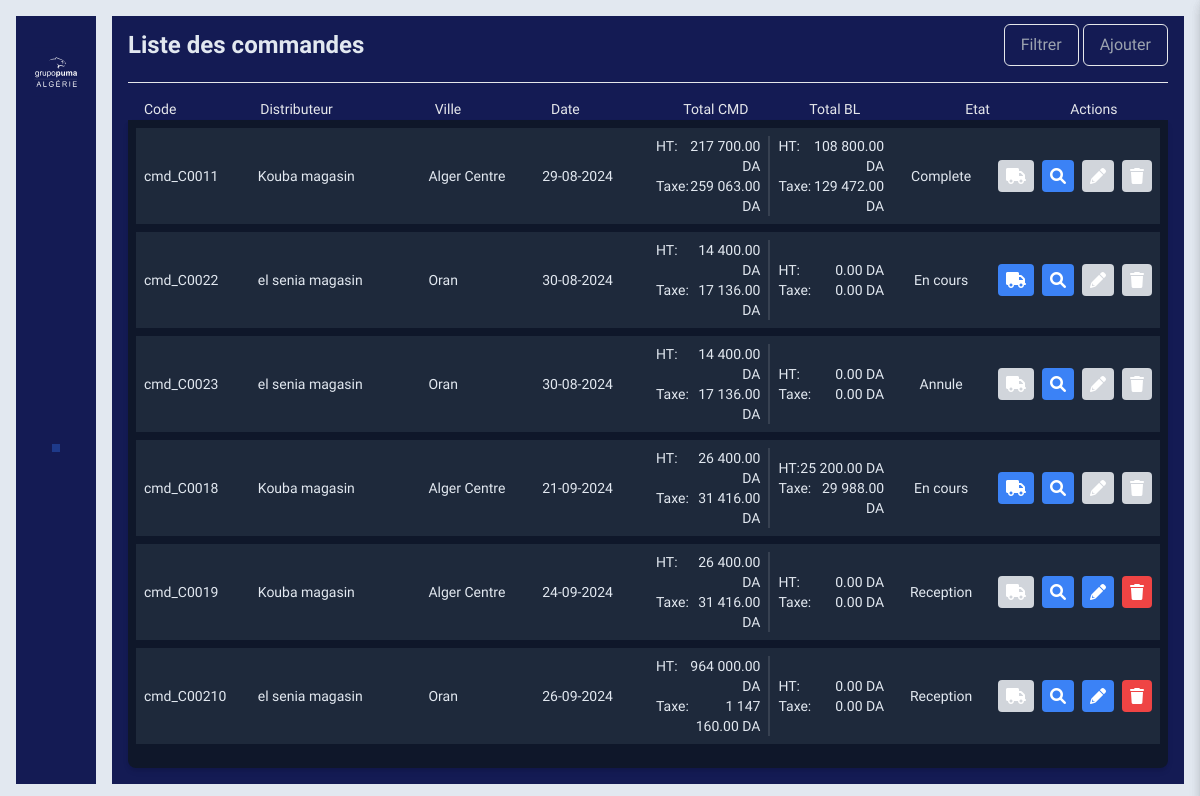
Screenshot of /commande/ (signed in) with the database file from the repository.
### Distributeur/models.py (models this page shows, shortened)
class Distributeur(models.Model):
    id = models.AutoField(primary_key=True)
    user = models.ForeignKey(CustomUser, on_delete=models.CASCADE)
    code = models.CharField(max_length=100, default='0000000', blank=True, null=True)
    designation = models.CharField(max_length=100, blank=True, null=True)
    ville = models.ForeignKey(Ville, on_delete=models.CASCADE, blank=True, null=True)
    adresse = models.CharField(max_length=255, blank=True, null=True)
    nif = models.CharField(max_length=20, blank=True, null=True)
    nis = models.CharField(max_length=20, blank=True, null=True)
    art = models.CharField(max_length=20, blank=True, null=True)
    rc = models.CharField(max_length=20, blank=True, null=True)
    plafonnement = models.FloatField(default=1000000, blank=True, null=True)
    bloquer = models.BooleanField(default=False)
    echeance_jour = models.IntegerField(default=0, blank=True, null=True)
    ristourn_a = models.FloatField(default=0)
    ristourn_na = models.FloatField(default=0)
    objectif_a = models.FloatField(default=0)
    objectif_m = models.FloatField(default=0)

### Commande/views.py (the view)
# urls.py: path('', CommandeView, name='commande'),
@login_required
def CommandeView(request):
    listmodules  = list(
        set(request.user.user_permissions.values_list('content_type_id', flat=True))
    )
    listeauth = list(
        set(
            Permission.objects.filter(Q(user=request.user, content_type = 15)|
                                      Q(user=request.user, content_type = 17)).values_list('id', flat=True)
        )
    )
    liste_type = TypeProduit.objects.all()
    liste_couleur = Couleur.objects.all()
    liste_mesure = Mesure.objects.all()
    liste_distributeur = Distributeur.objects.all()
    lise_prod = []
    if(request.user.type == "Disributeur"):
        dist = Distributeur.objects.get(user=request.user)
        liste_distributeur = [Distributeur.objects.get(user=request.user)]
        query = """SELECT id, code, distributeur, ville, date_ajout, total, etat, total_blivraison, taxedtotal, taxedtotal_blivraison FROM cmdlist WHERE distributeur_id = """+ str(dist.id)
        params = []  # This will hold the parameters for the SQL query
        filters = []  # This will hold the filter conditions
        code = request.GET.get('code')
        date_ajout_min = request.GET.get('date_ajout_min')
        date_ajout_max = request.GET.get('date_ajout_max')
        etat = request.GET.get('etat')
        if code:
            filters.append("code = %s")
            params.append(code)
        if date_ajout_min:
            filters.append("date_ajout >= %s")
            params.append(date_ajout_min)
        if date_ajout_max:
            filters.append("date_ajout <= %s")
            params.append(date_ajout_max)
        if etat:
            filters.append("etat = %s")
            params.append(etat)
        if filters:
            query += " AND " + " AND ".join(filters)
        with connection.cursor() as cursor:
            cursor.execute(query, params)
            rows = cursor.fetchall()
            for row in rows:
                lise_prod.append({
                    "id": row[0],
                    "code": row[1],
                    "distributeur": row[2],
                    "ville": row[3],
                    "date_ajout": row[4],
                    "total": row[5],
                    "etat": row[6],
                    "total_blivraison": row[7],
                    "taxedtotal": row[8],
                    "taxedtotal_blivraison": row[9],
                })
        return render(request, "Dist/Commande.html", {
            'liste_type': liste_type,
            'liste_couleur': liste_couleur,
            'liste_mesure': liste_mesure,
            'liste_distributeur': liste_distributeur,
            'liste_cmd': lise_prod,
            'listeauth': listeauth
        })
    else:
        query = """SELECT id, code, distributeur, ville, date_ajout, total, etat, total_blivraison, taxedtotal, taxedtotal_blivraison FROM cmdlist WHERE 1=1"""
        params = []  # This will hold the parameters for the SQL query
        filters = []  # This will hold the filter conditions
        code = request.GET.get('code')
        date_ajout_min = request.GET.get('date_ajout_min')
        date_ajout_max = request.GET.get('date_ajout_max')
        etat = request.GET.get('etat')
        if code:
            filters.append("code = %s")
            params.append(code)
        if date_ajout_min:
            filters.append("date_ajout >= %s")
            params.append(date_ajout_min)
        if date_ajout_max:
            filters.append("date_ajout <= %s")
            params.append(date_ajout_max)
        if etat:
            filters.append("etat = %s")
            params.append(etat)
        if filters:
            query += " AND " + " AND ".join(filters)
        with connection.cursor() as cursor:
            cursor.execute(query, params)
            rows = cursor.fetchall()
            for row in rows:
                lise_prod.append({
                    "id": row[0],
                    "code": row[1],
                    "distributeur": row[2],
                    "ville": row[3],
                    "date_ajout": row[4],
                    "total": row[5],
                    "etat": row[6],
                    "total_blivraison": row[7],
                    "taxedtotal": row[8],
                    "taxedtotal_blivraison": row[9],
                })
        return render(request, "Pumal/Commande.html", {
            'liste_type': liste_type,
            'liste_couleur': liste_couleur,
            'liste_mesure': liste_mesure,
            'liste_distributeur': liste_distributeur,
            'liste_cmd': lise_prod,
            'listeauth': listeauth,
            'listmodules': listmodules
        })

### PumaDist/templatetags/mes_tags.py (called while the page is built)
def floate_redefined(value):
    try:
        c ='%.2f' %float(value)
        a = str(c).split(".")
        b = intcomma(int(a[0])).replace(',', ' ')
        d = str(b)+'.'+str(a[1])
        return d
    except Exception:
        pass

### Session/models.py (called while the page is built)
    def nom(self):
        return self.last_name+' '+self.first_name

### templates/Pumal/Commande.html (shortened to what this page needs)
{% extends "baseNew.html" %}
{% load mes_tags %}
{% load static %}
{% block content %}
    <div class="w-full h-full backprimer px-4 pb-4 flex flex-col">
        <div class="flex justify-between items-center pt-4 mb-4" style="margin-top: -8px">
            <h2 class="text-2xl font-bold textslate">Liste des commandes</h2>
            <div>
                <button id="filterButton" class="btn capitalize backprimer px-4 py-2 border border-slate-300 text-gray-400
                    hover:bg-blue-900 hover:border-slate-400 rounded-md">Filtrer
                </button>
                <button id="addButton" class="btn capitalize backprimer px-4 py-2 border border-slate-300 text-gray-400
                    hover:bg-blue-900 hover:border-slate-400 rounded-md">Ajouter
                </button>
            </div>
        </div>
        <hr/>
        <div class="pt-4">
            <div class="flex items-center justify-between text-gray-600 font-semibold px-4 defaultboldval">
                <div class="w-1/6 capitalize">Code</div>
                <div class="w-1/4 capitalize">Distributeur</div>
                <div class="w-1/6 capitalize">Ville</div>
                <div class="w-1/6 capitalize">Date</div>
                <div class="w-1/6 capitalize px-4">Total CMD</div>
                <div class="w-1/6 capitalize px-4">Total BL</div>
                <div class="w-1/6 capitalize text-center">Etat</div>
                <div class="w-1/6 capitalize text-center">Actions</div>
            </div>
        </div>
        <div class="flex-grow shadow-md rounded-b-lg backslateprime p-2 overflow-y-auto">
            {% for elem in liste_cmd %}
                <div class="flex items-center justify-between p-2 backslateslite flex-none mb-2">
                    <div class="w-1/6">
                        <p class="text-sm textslate">{{ elem.code }}</p>
                    </div>
                    <div class="w-1/4">
                        <p class="text-sm textslate">{{ elem.distributeur }}</p>
                    </div>
                    <div class="w-1/6">
                        <p class="text-sm textslate">{{ elem.ville }}</p>
                    </div>
                    <div class="w-1/6">
                        <p class="text-sm textslate">{{ elem.date_ajout|date:'d-m-Y' }}</p>
                    </div>
                    <div class="w-1/6 border-r-2 border-gray-700">
                        <div class="flex w-full justify-between pr-2">
                            <div class="text-sm textslate">HT:</div>
                            <div class="text-sm textslate text-right">{{ elem.total|floate_redefined }} DA</div>
                        </div>
                        <div class="flex w-full justify-between pr-2">
                            <div class="text-sm textslate">Taxe:</div>
                            <div class="text-sm textslate text-right">{{ elem.taxedtotal|floate_redefined }} DA</div>
                        </div>
                    </div>
                    <div class="w-1/6">
                        <div class="flex w-full justify-between pl-2">
                            <div class="text-sm textslate">HT:</div>
                            <div class="text-sm textslate text-right">{{ elem.total_blivraison|floate_redefined }} DA
                            </div>
                        </div>
                        <div class="flex w-full justify-between pl-2">
                            <div class="text-sm textslate">Taxe:</div>
                            <div class="text-sm textslate text-right">{{ elem.taxedtotal_blivraison|floate_redefined }}
                                DA
                            </div>
                        </div>
                    </div>
                    <div class="w-1/6">
                        <p class="text-sm textslate text-center">{{ elem.etat }}</p>
                    </div>
                    <div class="flex space-x-2 w-1/6 justify-end">
                        {% if elem.etat == 'Reception' %}
                            <div class="bg-gray-300 text-white p-2 rounded"
                                 data-identifiant="{{ elem.id }}"><i
                                    class="fa-solid fa-truck"></i>
                            </div>
                            <button id="viewButton" class="viewButton bg-blue-500 text-white p-2 rounded"
                                    data-identifiant="{{ elem.id }}" data-etat="{{ elem.etat }}"><i
                                    class="fas fa-search"></i></button>
                            <button id="editButton" class="editButton bg-blue-500 text-white p-2 rounded"
                                    data-identifiant="{{ elem.id }}">
                                <i class="fas fa-pencil-alt" onclick=""></i>
                            </button>
                            <button class="bg-red-500 text-white p-2 rounded delete-btn"
                                    data-identifiant="{{ elem.id }}">
                                <i class="fas fa-trash"></i>
                            </button>
                        {% elif elem.etat == 'En cours' %}
                            <button id="popupButton" class="popupButton bg-blue-500 text-white p-2 rounded"
                                    data-identifiant="{{ elem.id }}"><i
                                    class="fa-solid fa-truck"></i>
                            </button>
                            <button id="viewButton" class="viewButton bg-blue-500 text-white p-2 rounded"
                                    data-identifiant="{{ elem.id }}" data-etat="{{ elem.etat }}"><i
                                    class="fas fa-search"></i></button>
                            <div class=" bg-gray-300 text-white p-2 rounded"
                                 data-identifiant="{{ elem.id }}">
                                <i class="fas fa-pencil-alt" onclick=""></i>
                            </div>
                            <div class="bg-gray-300 text-white p-2 rounded">
                                <i class="fas fa-trash"></i>
                            </div>
                        {% elif elem.etat in 'Complete, Annule' %}
                            <div class=" bg-gray-300 text-white p-2 rounded"
                                 data-identifiant="{{ elem.id }}"><i
                                    class="fa-solid fa-truck"></i>
                            </div>
                            <button id="viewButton" class="viewButton bg-blue-500 text-white p-2 rounded"
                                    data-identifiant="{{ elem.id }}" data-etat="{{ elem.etat }}"><i
                                    class="fas fa-search"></i></button>
                            <div class=" bg-gray-300 text-white p-2 rounded"
                                 data-identifiant="{{ elem.id }}">
                                <i class="fas fa-pencil-alt" onclick=""></i>
                            </div>
                            <div class="bg-gray-300 text-white p-2 rounded">
                                <i class="fas fa-trash"></i>
                            </div>
                        {% endif %}
                    </div>
                </div>
            {% endfor %}
        </div>
    </div>
{% endblock %}

### rows the page displays
Distributeur: code "cmd_C0019", distributeur "Kouba magasin", ville "Alger Centre", date_ajout "24-09-2024", total "26 400.00", taxedtotal "31 416.00", total_blivraison "0.00", taxedtotal_blivraison "0.00", etat "Reception"

### other values shown
{{ elem.code }} "cmd_C0011" "cmd_C0022" "cmd_C0023" "cmd_C0018" "cmd_C00210"
{{ elem.distributeur }} "Kouba magasin" "el senia magasin" "el senia magasin" "Kouba magasin" "el senia magasin"
{{ elem.ville }} "Alger Centre" "Oran" "Oran" "Alger Centre" "Oran"
{{ elem.date_ajout|date:'d-m-Y' }} "29-08-2024" "30-08-2024" "30-08-2024" "21-09-2024" "26-09-2024"
{{ elem.total|floate_redefined }} "217 700.00" "14 400.00" "14 400.00" "26 400.00" "964 000.00"
{{ elem.taxedtotal|floate_redefined }} "259 063.00" "17 136.00" "17 136.00" "31 416.00" "1 147 160.00"
{{ elem.total_blivraison|floate_redefined }} "108 800.00" "0.00" "0.00" "25 200.00" "0.00"
{{ elem.taxedtotal_blivraison|floate_redefined }} "129 472.00" "0.00" "0.00" "29 988.00" "0.00"
{{ elem.etat }} "Complete" "En cours" "Annule" "En cours" "Reception"
